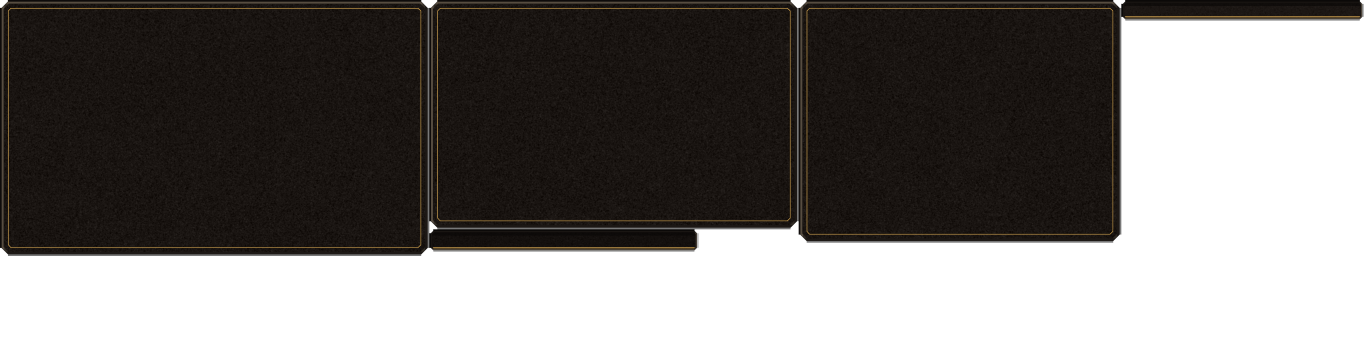
#> input picture AWAKE/AssetSources/GauntletUI/ui_awake_frame_1.png, 4096 x 1024 px, given in place of General__Button__main_button_regular.png, which was not available (shown at 1/3 size)
$ python _probe_ref_target.py
#> lines starting #> are read from the running program, lines starting #| are printed output that depends on the picture; after the words box and inside, x2 and y2 are one past the last pixel; in counts of white or black regions, pixels touching at a corner belong together; pictures that were not available may be replaced by others from this repository, and a replacement may not be noted
# -*- coding: utf-8 -*-
"""定方向 ① 的**目标色**：原版木面的「亮起来那半」到底是多少。

背景：原版木面整体 `#4F4733`（R-B +28），本项目 `#484739`（R-B +15）。
均值不好用 —— 原版木面**有斑驳**，均值被暗斑拉低。真正被眼睛读成"木头的颜色"
的是**亮的那一半**。所以量 p50 / p75 / p90 的 RGB。
输出 out/study/tone/ref_target.txt
"""
import os

from PIL import Image
import make_button_primary as mb

OUT = os.path.join(mb.HERE, "out", "study", "tone")
REF = os.path.normpath(os.path.join(mb.HERE, "..", "awake-ui-lab", "out", "atlas",
                                    "sprites", "General__Button__main_button_regular.png"))
lines = []


def quant(im, tag, y0f, y1f):
    im = im.convert("RGB")
    W, H = im.size
    px = im.load()
    rs, gs, bs = [], [], []
    for y in range(int(H * y0f), int(H * y1f)):
        for x in range(int(W * 0.10), int(W * 0.90)):
            r, g, b = px[x, y]
            rs.append(r)
            gs.append(g)
            bs.append(b)
    if not rs:
        lines.append("%s (空)" % tag)
        return
    rs.sort()
    gs.sort()
    bs.sort()
    n = len(rs)
    lines.append("%-22s n=%4d" % (tag, n))
    for q, lab in ((0.50, "p50"), (0.75, "p75"), (0.90, "p90")):
        i = min(n - 1, int(n * q))
        r, g, b = rs[i], gs[i], bs[i]
        lines.append("   %s  #%02X%02X%02X  (R %3d  G %3d  B %3d)  R-B %+3d  均 %5.1f"
                     % (lab, r, g, b, r, g, b, r - b, (r + g + b) / 3.0))


im = Image.open(REF).convert("RGBA")
#> im is the input picture: PIL image 4096x1024 RGBA; mean R, G, B, A 16.4, 13.1, 10.8, 154
a = im.split()[3].point(lambda v: 255 if v > 128 else 0)
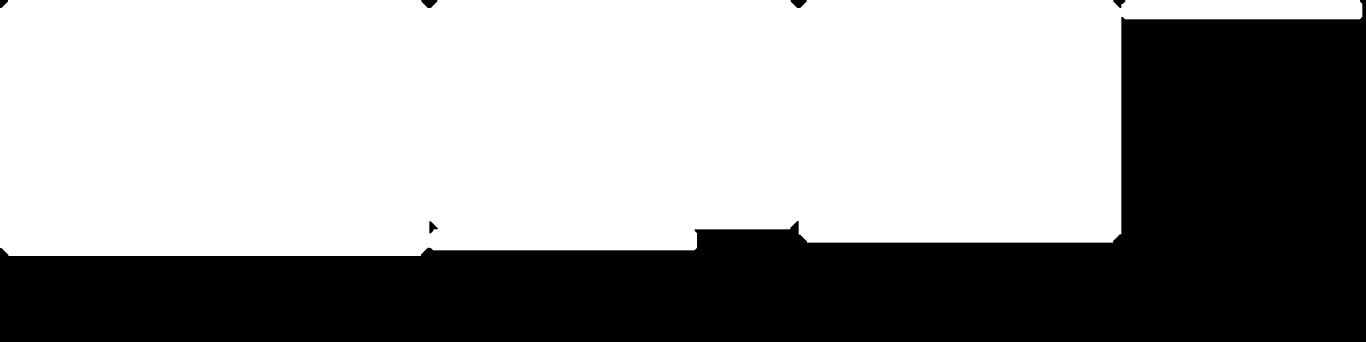
#> a: PIL image 4096x1024 L (shown at 1/3 size); 60.6% white; 6 black regions, box (x1, y1, x2, y2) and area: (0, 0, 4096, 1024) 1647896, (1264, 0, 1312, 24) 772, (2372, 0, 2420, 24) 772, (1288, 664, 1313, 700) 507, (3340, 0, 3376, 24) 502, (0, 0, 24, 24) 386
body = im.crop(a.getbbox())
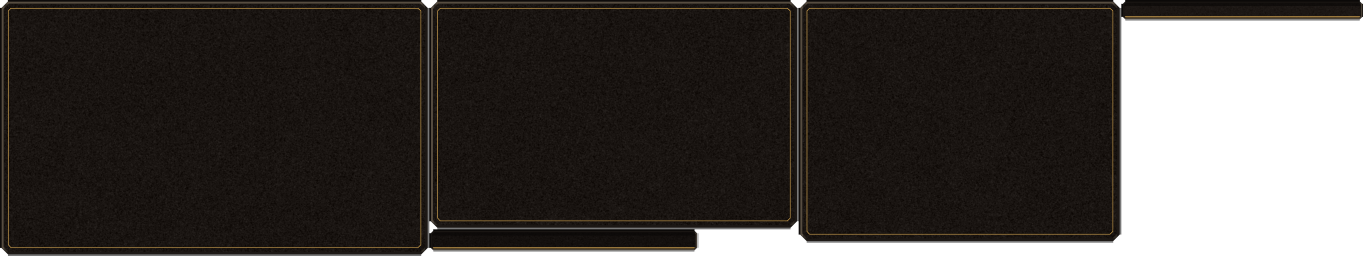
#> body: PIL image 4087x768 RGBA (shown at 1/3 size); mean R, G, B, A 21.9, 17.5, 14.4, 205.8; transparent parts drawn white
body = body.resize((max(1, round(body.width * 35.0 / body.height)), 35), Image.LANCZOS)
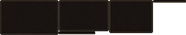
#> body: PIL image 186x35 RGBA; mean R, G, B, A 23.2, 18.7, 14.8, 205.8; transparent parts drawn white
lines.append("== 原版木面（按行比例取中段；x 收 10% 避开端头）==")
for i in range(4):
    quant(body, "  行 %.2f~%.2f" % (0.22 + 0.12 * i, 0.22 + 0.12 * (i + 1)),
          0.22 + 0.12 * i, 0.22 + 0.12 * (i + 1))
#> this loop made 4 passes
#> pass 1, in quant, `im = im.convert("RGB")`:
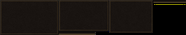
#> im: PIL image 186x35 RGB; mean R, G, B 23.2, 18.7, 14.8

p = os.path.join(mb.OUT_BTN, "btn_primary_110.png")
if os.path.exists(p):
    im2 = Image.open(p)
    lines.append("")
    lines.append("== 本项目主按钮木面 ==")
    for i in range(4):
        quant(im2, "  行 %.2f~%.2f" % (0.22 + 0.12 * i, 0.22 + 0.12 * (i + 1)),
              0.22 + 0.12 * i, 0.22 + 0.12 * (i + 1))

txt = "\n".join(lines)
open(os.path.join(OUT, "ref_target.txt"), "w", encoding="utf-8").write(txt)
print(txt)
